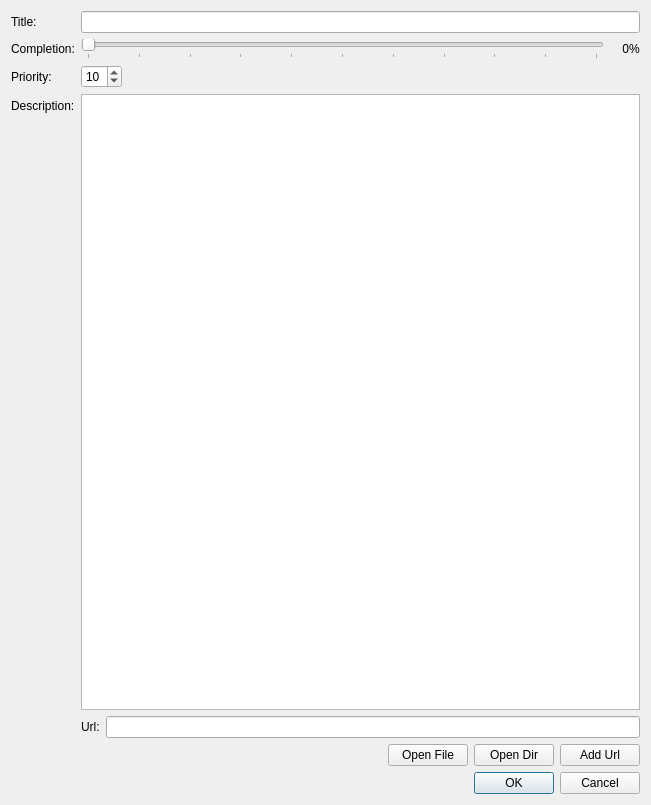
<?xml version="1.0" encoding="UTF-8"?>
<ui version="4.0">
 <class>Dialog</class>
 <widget class="QDialog" name="Dialog">
  <property name="geometry">
   <rect>
    <x>0</x>
    <y>0</y>
    <width>651</width>
    <height>805</height>
   </rect>
  </property>
  <property name="windowTitle">
   <string>ToDo edit</string>
  </property>
  <layout class="QVBoxLayout" name="verticalLayout">
   <item>
    <layout class="QFormLayout" name="formLayout">
     <item row="1" column="0">
      <widget class="QLabel" name="label">
       <property name="text">
        <string>Title:</string>
       </property>
      </widget>
     </item>
     <item row="1" column="1">
      <widget class="QLineEdit" name="titleEdit"/>
     </item>
     <item row="2" column="0">
      <widget class="QLabel" name="label_2">
       <property name="text">
        <string>Completion:</string>
       </property>
      </widget>
     </item>
     <item row="2" column="1">
      <layout class="QHBoxLayout" name="horizontalLayout_2">
       <property name="spacing">
        <number>0</number>
       </property>
       <item>
        <widget class="QSlider" name="completionSlider">
         <property name="maximum">
          <number>100</number>
         </property>
         <property name="orientation">
          <enum>Qt::Horizontal</enum>
         </property>
         <property name="tickPosition">
          <enum>QSlider::TicksBelow</enum>
         </property>
         <property name="tickInterval">
          <number>10</number>
         </property>
        </widget>
       </item>
       <item>
        <widget class="QLabel" name="completionValueLabel">
         <property name="sizePolicy">
          <sizepolicy hsizetype="Fixed" vsizetype="Preferred">
           <horstretch>0</horstretch>
           <verstretch>0</verstretch>
          </sizepolicy>
         </property>
         <property name="minimumSize">
          <size>
           <width>25</width>
           <height>0</height>
          </size>
         </property>
         <property name="text">
          <string>0</string>
         </property>
         <property name="alignment">
          <set>Qt::AlignRight|Qt::AlignTrailing|Qt::AlignVCenter</set>
         </property>
        </widget>
       </item>
       <item>
        <widget class="QLabel" name="label_6">
         <property name="text">
          <string>%</string>
         </property>
        </widget>
       </item>
      </layout>
     </item>
     <item row="3" column="0">
      <widget class="QLabel" name="label_3">
       <property name="text">
        <string>Priority:</string>
       </property>
      </widget>
     </item>
     <item row="3" column="1">
      <layout class="QHBoxLayout" name="horizontalLayout">
       <item>
        <widget class="QSpinBox" name="priorityBox">
         <property name="value">
          <number>10</number>
         </property>
        </widget>
       </item>
       <item>
        <spacer name="horizontalSpacer">
         <property name="orientation">
          <enum>Qt::Horizontal</enum>
         </property>
         <property name="sizeHint" stdset="0">
          <size>
           <width>40</width>
           <height>20</height>
          </size>
         </property>
        </spacer>
       </item>
      </layout>
     </item>
     <item row="4" column="1">
      <layout class="QVBoxLayout" name="verticalLayout_5">
       <item>
        <widget class="QTextBrowser" name="descriptionEdit">
         <property name="readOnly">
          <bool>false</bool>
         </property>
         <property name="textInteractionFlags">
          <set>Qt::LinksAccessibleByKeyboard|Qt::LinksAccessibleByMouse|Qt::TextBrowserInteraction|Qt::TextEditable|Qt::TextEditorInteraction|Qt::TextSelectableByKeyboard|Qt::TextSelectableByMouse</set>
         </property>
         <property name="openLinks">
          <bool>false</bool>
         </property>
        </widget>
       </item>
       <item>
        <layout class="QHBoxLayout" name="horizontalLayout_5">
         <property name="topMargin">
          <number>0</number>
         </property>
         <item>
          <widget class="QLabel" name="label_7">
           <property name="text">
            <string>Url:</string>
           </property>
          </widget>
         </item>
         <item>
          <widget class="QLineEdit" name="urlEdit"/>
         </item>
        </layout>
       </item>
       <item>
        <layout class="QHBoxLayout" name="horizontalLayout_6">
         <property name="topMargin">
          <number>0</number>
         </property>
         <item>
          <spacer name="horizontalSpacer_4">
           <property name="orientation">
            <enum>Qt::Horizontal</enum>
           </property>
           <property name="sizeHint" stdset="0">
            <size>
             <width>40</width>
             <height>20</height>
            </size>
           </property>
          </spacer>
         </item>
         <item>
          <widget class="QPushButton" name="openLocalFilePB">
           <property name="text">
            <string>Open File</string>
           </property>
          </widget>
         </item>
         <item>
          <widget class="QPushButton" name="openLocalDirPB">
           <property name="text">
            <string>Open Dir</string>
           </property>
          </widget>
         </item>
         <item>
          <widget class="QPushButton" name="addUrlPB">
           <property name="text">
            <string>Add Url</string>
           </property>
          </widget>
         </item>
        </layout>
       </item>
      </layout>
     </item>
     <item row="4" column="0">
      <widget class="QLabel" name="label_4">
       <property name="text">
        <string>Description:</string>
       </property>
      </widget>
     </item>
    </layout>
   </item>
   <item>
    <widget class="QDialogButtonBox" name="buttonBox">
     <property name="standardButtons">
      <set>QDialogButtonBox::Cancel|QDialogButtonBox::Ok</set>
     </property>
    </widget>
   </item>
  </layout>
 </widget>
 <resources/>
 <connections>
  <connection>
   <sender>buttonBox</sender>
   <signal>accepted()</signal>
   <receiver>Dialog</receiver>
   <slot>accept()</slot>
   <hints>
    <hint type="sourcelabel">
     <x>325</x>
     <y>470</y>
    </hint>
    <hint type="destinationlabel">
     <x>325</x>
     <y>245</y>
    </hint>
   </hints>
  </connection>
  <connection>
   <sender>buttonBox</sender>
   <signal>rejected()</signal>
   <receiver>Dialog</receiver>
   <slot>reject()</slot>
   <hints>
    <hint type="sourcelabel">
     <x>325</x>
     <y>470</y>
    </hint>
    <hint type="destinationlabel">
     <x>325</x>
     <y>245</y>
    </hint>
   </hints>
  </connection>
  <connection>
   <sender>completionSlider</sender>
   <signal>valueChanged(int)</signal>
   <receiver>completionValueLabel</receiver>
   <slot>setNum(int)</slot>
   <hints>
    <hint type="sourcelabel">
     <x>332</x>
     <y>57</y>
    </hint>
    <hint type="destinationlabel">
     <x>612</x>
     <y>57</y>
    </hint>
   </hints>
  </connection>
 </connections>
</ui>
